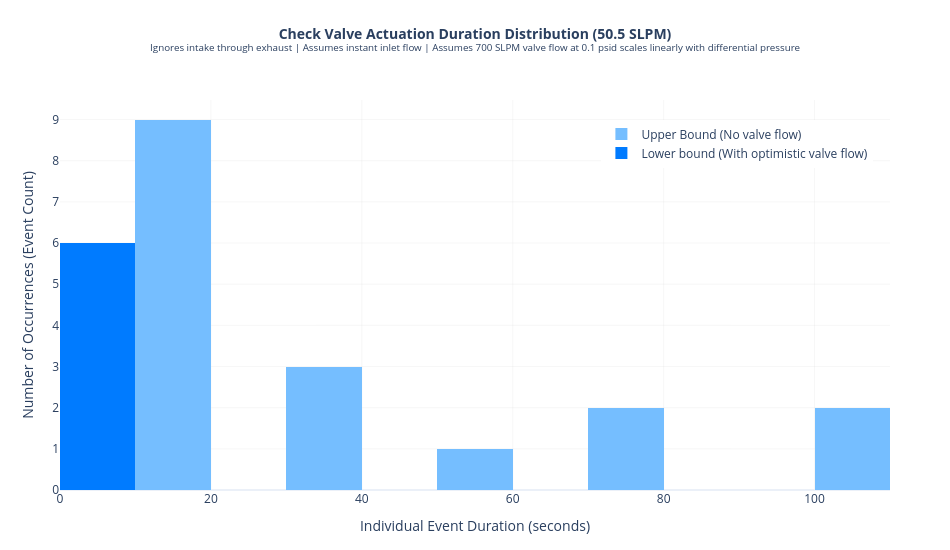

Notebook cell for this chart:
### Code cell
# --- 4. Plot Overlaid Step Histograms in Plotly ---
fig_hist = go.Figure()

# Upper Bound Histogram (Step style: line only, no fill)
fig_hist.add_trace(
    go.Histogram(
        x=durations_cons,
        name=upper_bound_str,
        marker=dict(color="#75beff"),# line=dict(color="#d62728", width=2.5)),
        hovertemplate="<b>Upper Bound</b><br>Duration: %{x} s<br>Count: %{y}<extra></extra>",
        autobinx=False, # Tells Plotly not to override your settings
        xbins=dict(
            start=0,  # Where the first bin begins
            end=200,  # Where the last bin ends
            size=10,  # The width of each bin (e.g., 6 seconds)
        ),
    )
)

# Lower Bound Histogram (Step style: line only, no fill)
fig_hist.add_trace(
    go.Histogram(
        x=durations_opt,
        name=lower_bound_str,
        marker=dict(color="#007bff"),#, line=dict(color="#2ca02c", width=2.5)),
        hovertemplate="<b>Lower Bound</b><br>Duration: %{x} s<br>Count: %{y}<extra></extra>",
        autobinx=False,  # Tells Plotly not to override your settings
        xbins=dict(
            start=0,  # Where the first bin begins
            end=200,  # Where the last bin ends
            size=10,  # The width of each bin (e.g., 6 seconds)
        ),
    )
)

# Update layout for clean step overlaying
fig_hist.update_layout(
    title=dict(
        text=(
            f"<b>Check Valve Actuation Duration Distribution ({chosen_flow_slpm:.1f} SLPM)</b>"
            f"{assumptions_str}"
        ),
        font=dict(size=14),
        x=0.5,
        xanchor="center",
        y=0.93,
    ),
    xaxis=dict(
        title="Individual Event Duration (seconds)",
        gridcolor="rgba(200, 200, 200, 0.15)",
        # zeroline=False,
    ),
    yaxis=dict(
        title="Number of Occurrences (Event Count)",
        gridcolor="rgba(200, 200, 200, 0.15)",
        # zeroline=False,
    ),
    barmode="overlay",  # Essential for ensuring the steps sit on the same bins cleanly
    template="plotly_white",
    margin=dict(t=100, b=60, l=60, r=60),
    width=950,
    height=550,
    legend=dict(yanchor="top", y=0.95, xanchor="right", x=0.98),
)

fig_hist.write_html(f"event_durations_for_{chosen_flow_slpm:.0f}slpm_ctrl_rate.html")
fig_hist.show()

### Figure 1 — Plotly figure (JSON) as saved in the notebook; plotly's stock layout.template omitted (floating-point values rounded to 4 significant figures)
{"data": [{"autobinx": false, "hovertemplate": "<b>Upper Bound</b><br>Duration: %{x} s<br>Count: %{y}<extra></extra>", "marker": {"color": "#75beff"}, "name": "Upper Bound (No valve flow)", "type": "histogram", "x": [17.0, 35.0, 34.0, 17.0, 51.0, 33.0, 18.0, 74.0, 109.0, 75.0, 19.0, 17.0, 19.0, 18.0, 19.0, 18.0, 109.0], "xbins": {"end": 200, "size": 10, "start": 0}}, {"autobinx": false, "hovertemplate": "<b>Lower Bound</b><br>Duration: %{x} s<br>Count: %{y}<extra></extra>", "marker": {"color": "#007bff"}, "name": "Lower bound (With optimistic valve flow)", "type": "histogram", "x": [1.0, 1.0, 1.0, 1.0, 1.0, 1.0], "xbins": {"end": 200, "size": 10, "start": 0}}], "layout": {"barmode": "overlay", "height": 550, "legend": {"x": 0.98, "xanchor": "right", "y": 0.95, "yanchor": "top"}, "margin": {"b": 60, "l": 60, "r": 60, "t": 100}, "title": {"font": {"size": 14}, "text": "<b>Check Valve Actuation Duration Distribution (50.5 SLPM)</b><br><sup>Ignores intake through exhaust | Assumes instant inlet flow | Assumes 700 SLPM valve flow at 0.1 psid scales linearly with differential pressure</sup>", "x": 0.5, "xanchor": "center", "y": 0.93}, "width": 950, "xaxis": {"gridcolor": "rgba(200, 200, 200, 0.15)", "title": {"text": "Individual Event Duration (seconds)"}}, "yaxis": {"gridcolor": "rgba(200, 200, 200, 0.15)", "title": {"text": "Number of Occurrences (Event Count)"}}}}
